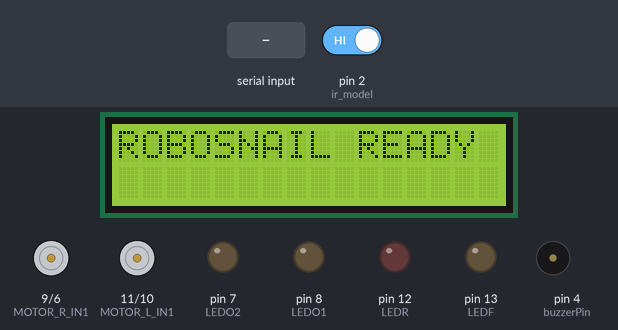
The sketch below on a simulated Arduino Uno, built with avr-gcc and run on an emulated ATmega328P. Shown: 16×2 character LCD, motor-driver pin pairs drawn as motors (green arrow = first pin HIGH = forward, orange = second pin HIGH = backward, longer = more drive, scaled by the enable pin), output pins drawn as LEDs (lit = HIGH), buzzer (waves = sounding, pin HIGH). The inputs (shaded band) are chosen by the test bench; at power-on: pin 2 (ir_model) HIGH. What the sketch prints to the serial monitor is not drawn.

Above: at 1.2 s.
1.3 s: "F" received over Serial
At 2.1 s:
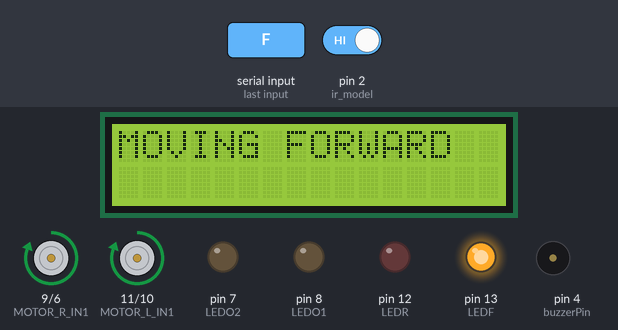
2.8 s: byte 90 ('Z') received over Serial
At 3.5 s:
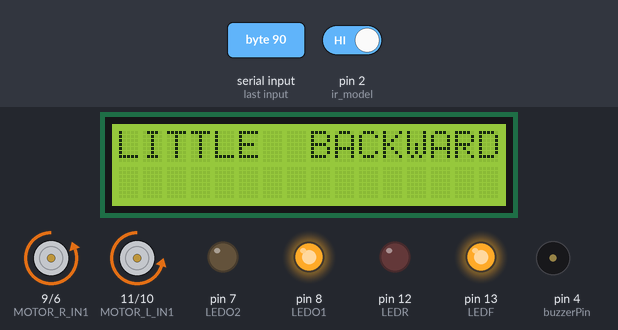
4.3 s: "B" received over Serial
At 5.5 s:
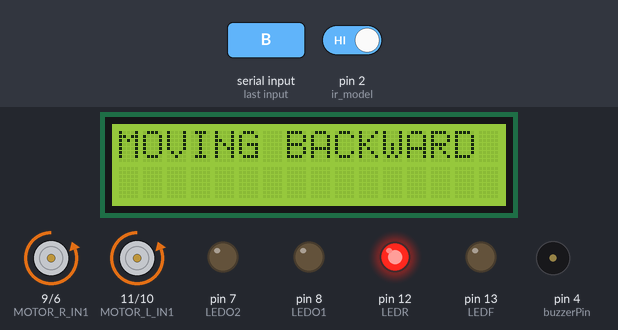
5.8 s: "L" received over Serial
At 6.7 s:
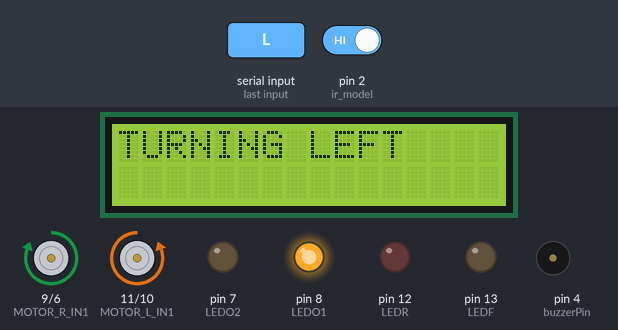
7.3 s: "R" received over Serial
At 7.8 s:
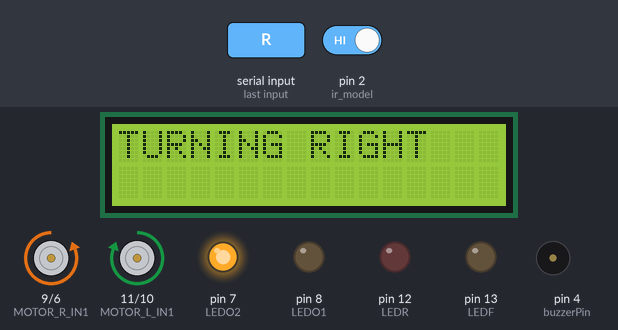
8.8 s: "K" received over Serial
At 9.8 s:
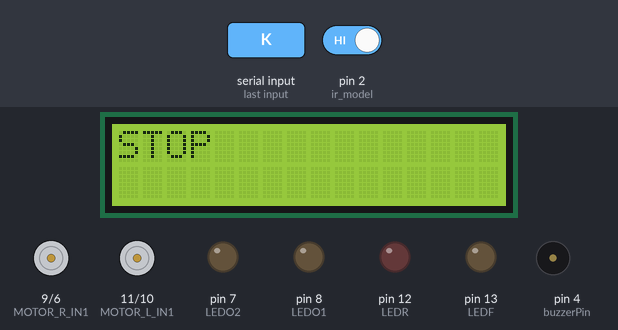
Timing chart, 0 to 11.3 s (numbered marks = the images above; inputs shaded):
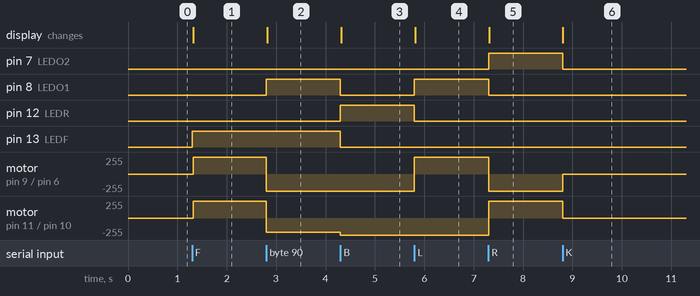

The sketch:

robot_car_v_3.ino
```cpp
#include <LiquidCrystal_I2C.h>  // Include the LiquidCrystal_I2C library

/* Create an instance of the LCD display */
LiquidCrystal_I2C lcd(0x27, 16, 2);

/* Motors Driver */
#define MOTOR_L_IN1       11
#define MOTOR_L_IN2       10
#define MOTOR_R_IN1       9
#define MOTOR_R_IN2       6
#define speedControlerR   5
#define speedControlerL   3
#define buzzerPin         4
#define ir_model          2

int speedValue = 255;
int holder = 40;
char theOrder = ' ';
int sensorRead=digitalRead(ir_model);


/* LED Pins */
#define LEDF 13    // Green LED for Forward
#define LEDR 12    // Red LED for Backward
#define LEDO1 8    // Orange LED for Left Turn
#define LEDO2 7    // Orange LED for Right Turn

// LED and motor pin arrays for initialization
const int motorPins[] = {MOTOR_L_IN1, MOTOR_L_IN2, MOTOR_R_IN1, MOTOR_R_IN2, speedControlerR, speedControlerL};
const int ledPins[] = {LEDF, LEDR, LEDO1, LEDO2};

/* Movement Functions */
void MovingForward();
void MovingBack();
void TurningLeft();
void TurningRight();
void Brake();
void forwardRight(int speed);
void forwardLeft(int speed);
void backwardRight(int speed);
void backwardLeft(int speed);
void lcdSpeed();
void lcdMessage(const char* message);
void IR_buzzer();
void updateSpeed(int increment);
void setMotorState(int lIn1, int lIn2, int rIn1, int rIn2);
void IR_buzzer(int sensor);

void setup() {
  // MOTORS
  pinMode(MOTOR_L_IN1, OUTPUT);
  pinMode(MOTOR_L_IN2, OUTPUT);
  pinMode(MOTOR_R_IN1, OUTPUT);
  pinMode(MOTOR_R_IN2, OUTPUT);
  pinMode(speedControlerR, OUTPUT);
  pinMode(speedControlerL, OUTPUT);
  pinMode(buzzerPin, OUTPUT);
  pinMode(ir_model, INPUT);

  // Initialize LED pins
  pinMode(LEDF, OUTPUT);
  pinMode(LEDR, OUTPUT);
  pinMode(LEDO1, OUTPUT);
  pinMode(LEDO2, OUTPUT);

  Serial.begin(9600);
  Serial.println("Motor Control Program Initialized");
  Serial.print("Initial speed: ");
  Serial.println(speedValue);

  // Initialize LCD
  lcd.init();
  lcd.backlight();   // Turn on the LCD backlight
  lcd.setCursor(0, 0);
  lcd.print("ROBOSNAIL READY");
}

void loop() {

  sensorRead=digitalRead(ir_model);
    IR_buzzer(sensorRead);

  // Continuously read the sensor and control the buzzer/motor
  if (Serial.available()) {
    theOrder = Serial.read();
    // Print the received command
    Serial.print("Command received: ");
    Serial.println(theOrder);
    // Only process new commands
    if (theOrder) {


      // Process commands
      switch (theOrder) {
        case 'F': MovingForward(); lcdMessage("MOVING FORWARD"); break;
        case 'B': MovingBack(); lcdMessage("MOVING BACKWARD"); break;
        case 'L': TurningLeft(); lcdMessage("TURNING LEFT"); break;
        case 'R': TurningRight(); lcdMessage("TURNING RIGHT"); break;
        case 'K': Brake(); lcdMessage("STOP"); break;
        case 'I': updateSpeed(10); lcdSpeed(); break;
        case 'D': updateSpeed(-10); lcdSpeed(); break;
        case 'E': forwardRight(speedValue - holder); lcdMessage("LITTLE FORWARD RIGHT"); break;
        case 'Q': forwardLeft(speedValue - holder); lcdMessage("LITTLE FORWARD LEFT"); break;
        case 'C': backwardRight(speedValue - holder); lcdMessage("LITTLE BACKWARD RIGHT"); break;
        case 'Z': backwardLeft(speedValue - holder); lcdMessage("LITTLE  BACKWARD LEFT"); break;
      }

      // Limit speed value between 0 and 255
      speedValue = constrain(speedValue, 0, 255);

      // Update motor speed
      analogWrite(speedControlerR, speedValue);
      analogWrite(speedControlerL, speedValue);

    }
  }
}

// Movement functions
void MovingForward() {
  setMotorState(HIGH, LOW, HIGH, LOW);
  digitalWrite(LEDF, HIGH);  // Turn on GREEN LED for FORWARD
  digitalWrite(LEDR, LOW);   // Turn off RED LED
  digitalWrite(LEDO1, LOW);  // Turn off LEFT LED
  digitalWrite(LEDO2, LOW);  // Turn off RIGHT LED
}

void MovingBack() {
  setMotorState(LOW, HIGH, LOW, HIGH);
  digitalWrite(LEDF, LOW);   // Turn off GREEN LED
  digitalWrite(LEDR, HIGH);  // Turn on RED LED for BACKWARD
  digitalWrite(LEDO1, LOW);  // Turn off LEFT LED
  digitalWrite(LEDO2, LOW);  // Turn off RIGHT LED
}

void TurningLeft() {
  setMotorState(LOW, HIGH, HIGH, LOW);
  digitalWrite(LEDF, LOW);   // Turn off GREEN LED
  digitalWrite(LEDR, LOW);   // Turn off RED LED
  digitalWrite(LEDO1, HIGH); // Turn on LEFT LED
  digitalWrite(LEDO2, LOW);  // Turn off RIGHT LED
}

void TurningRight() {
  setMotorState(HIGH, LOW, LOW, HIGH);
  digitalWrite(LEDF, LOW);   // Turn off GREEN LED
  digitalWrite(LEDR, LOW);   // Turn off RED LED
  digitalWrite(LEDO1, LOW);  // Turn off LEFT LED
  digitalWrite(LEDO2, HIGH); // Turn on RIGHT LED
}

void Brake() {
  setMotorState(LOW, LOW, LOW, LOW);
  digitalWrite(LEDF, LOW);   // Turn off all LEDs
  digitalWrite(LEDR, LOW);
  digitalWrite(LEDO1, LOW);
  digitalWrite(LEDO2, LOW);
}

void forwardRight(int speed) {
  analogWrite(MOTOR_R_IN1, speed);
  digitalWrite(MOTOR_L_IN1, HIGH);
  digitalWrite(MOTOR_L_IN2, LOW);
  digitalWrite(MOTOR_R_IN2, LOW);
  digitalWrite(LEDO2, HIGH);  // Turn on RIGHT LED
}

void forwardLeft(int speed) {
  analogWrite(MOTOR_R_IN1, HIGH);
  digitalWrite(MOTOR_L_IN1, speed);
  digitalWrite(MOTOR_L_IN2, LOW);
  digitalWrite(MOTOR_R_IN2, LOW);
  digitalWrite(LEDO1, HIGH);  // Turn on LEFT LED
}

void backwardRight(int speed) {
  digitalWrite(MOTOR_R_IN1, LOW);
  digitalWrite(MOTOR_L_IN1, LOW);
  digitalWrite(MOTOR_L_IN2, HIGH);
  analogWrite(MOTOR_R_IN2, speed);
  digitalWrite(LEDO2, HIGH);  // Turn on RIGHT LED
}

void backwardLeft(int speed) {
  digitalWrite(MOTOR_R_IN1, LOW);
  digitalWrite(MOTOR_L_IN1, LOW);
  analogWrite(MOTOR_L_IN2, speed);
  digitalWrite(MOTOR_R_IN2, HIGH);
  digitalWrite(LEDO1, HIGH);  // Turn on LEFT LED
}

// Helper function to set motor states
void setMotorState(int lIn1, int lIn2, int rIn1, int rIn2) {
  digitalWrite(MOTOR_L_IN1, lIn1);
  digitalWrite(MOTOR_L_IN2, lIn2);
  digitalWrite(MOTOR_R_IN1, rIn1);
  digitalWrite(MOTOR_R_IN2, rIn2);
}

// Helper function to update speed
void updateSpeed(int increment) {
  speedValue += increment;
  Serial.print("Speed: ");
  Serial.println(speedValue);
}

// Helper function to print speed on LCD
void lcdSpeed() {
  lcd.clear();
  lcd.setCursor(0, 0);
  lcd.print("Speed: ");
  lcd.print(speedValue);
}

// Helper function to print messages on LCD
void lcdMessage(const char* message) {
  lcd.clear();
  lcd.setCursor(0, 0);
  lcd.print(message);
}

void IR_buzzer(int sensor) {

  if (sensor == LOW) {  // If object detected (sensor value below threshold)
    digitalWrite(buzzerPin, HIGH);;  // Turn on buzzer
    Brake();
    delay(1000);
    MovingBack();
    delay(500);
    Brake();


     // Apply brake
  }
  else
  {
     digitalWrite(buzzerPin, LOW);;  // Turn on buzzer
}
}
```

Measured:
- after the input at 1.3 s, pin 13 (LEDF): LOW → HIGH at once; motor on pin 9 (MOTOR_R_IN1) / pin 6 (MOTOR_R_IN2), motor on pin 11 (MOTOR_L_IN1) / pin 10 (MOTOR_L_IN2): stopped → forward 255/255 at once; the display: changes at once (image 1)
- after the input at 2.8 s, pin 8 (LEDO1): LOW → HIGH at once; motor on pin 9 (MOTOR_R_IN1) / pin 6 (MOTOR_R_IN2): forward 255/255 → backward 255/255 at once; motor on pin 11 (MOTOR_L_IN1) / pin 10 (MOTOR_L_IN2): forward 255/255 → backward 215/255 at once; the display: changes at once (image 2)
- after the input at 4.3 s, pin 8 (LEDO1), pin 13 (LEDF): HIGH → LOW at once; pin 12 (LEDR): LOW → HIGH at once; motor on pin 11 (MOTOR_L_IN1) / pin 10 (MOTOR_L_IN2): backward 215/255 → backward 255/255 at once; the display: changes at once (image 3)
- after the input at 5.8 s, pin 8 (LEDO1): LOW → HIGH at once; pin 12 (LEDR): HIGH → LOW at once; motor on pin 9 (MOTOR_R_IN1) / pin 6 (MOTOR_R_IN2): backward 255/255 → forward 255/255 at once; the display: changes at once (image 4)
- after the input at 7.3 s, pin 7 (LEDO2): LOW → HIGH at once; pin 8 (LEDO1): HIGH → LOW at once; motor on pin 9 (MOTOR_R_IN1) / pin 6 (MOTOR_R_IN2): forward 255/255 → backward 255/255 at once; motor on pin 11 (MOTOR_L_IN1) / pin 10 (MOTOR_L_IN2): backward 255/255 → forward 255/255 at once; the display: changes at once (image 5)
- after the input at 8.8 s, pin 7 (LEDO2): HIGH → LOW at once; motor on pin 9 (MOTOR_R_IN1) / pin 6 (MOTOR_R_IN2): backward 255/255 → stopped at once; motor on pin 11 (MOTOR_L_IN1) / pin 10 (MOTOR_L_IN2): forward 255/255 → stopped at once; the display: changes at once (image 6)
